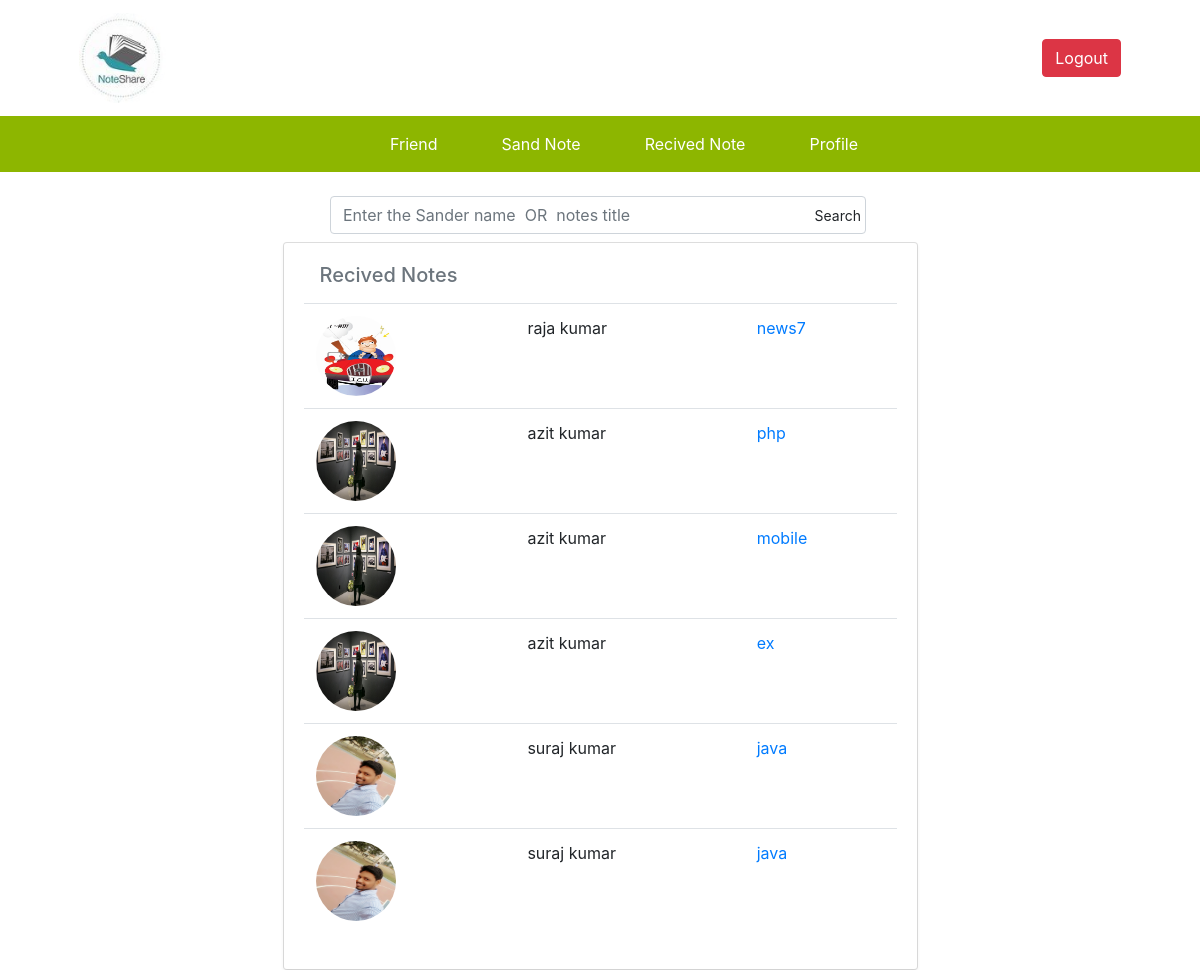
Screenshot of /allrecivednote (signed in) with the database file from the repository.
### notesapp/models.py (models this page shows, shortened)
class NoteShare(models.Model):
    note_id = models.AutoField(primary_key=True)
    sender_id = models.ForeignKey(UserDetail,on_delete=models.CASCADE, related_name='sender_id')
    reciver_id = models.ForeignKey(UserDetail,on_delete=models.CASCADE, related_name='reciver_id')
    title = models.CharField(max_length=200)
    note = models.FileField(upload_to='media/')

class UserDetail(models.Model):
    ud_id = models.AutoField(primary_key=True)
    user = models.ForeignKey(settings.AUTH_USER_MODEL , on_delete = models.CASCADE)
    name = models.CharField(max_length=200)
    contact = models.IntegerField()
    email  = models.EmailField()
    image = models.ImageField(upload_to='media/')
    city = models.CharField(max_length=200)
    address = models.CharField(max_length=200)

### notesapp/views.py (the view)
# urls.py: path("allrecivednote",AllReviedNotes.as_view(),name = 'allrecivenote'),
class AllReviedNotes(LoginRequiredMixin,View):
    def get(self,request):
        data  = NoteShare.objects.filter(reciver_id__user = request.user)
        return render(request,'users/all_recived_notes.html',{"recivednote":data})

### templates/users/all_recived_notes.html (shortened to what this page needs)
{% extends 'users/base.html' %}
{% block content %}
    <div class="container">
         <div class="row">
            <div class="col-lg-6 mx-auto mt-4 mb-2">
                 <form action="{% url 'searchrecived' %}" method="get" class="d-flex ml-auto">
                    <input type="text" placeholder="Enter the Sander name  OR  notes title" name="search" class="form-control">
                    <input type="submit" value="Search" class="btn btn-sm float-right" style="margin-left:-60px">
                 </form>
            </div>
         </div>
        <div class="row">
            <div class="col-lg-7 mx-auto">
                <div class="card">
                    <div class="card-body border-0 shadow-sm">
                    <h5 class="display-5 text-success text-muted mb-3 ml-3">Recived  Notes</h5>
                        <table class="table table-hover">
                            {% for foo in recivednote %}
                            <tr>
                                <td><img src="{{ foo.sender_id.image.url }}" alt="" style="height:80px; width:80px; border-radius: 50px;"></td>
                                <td>{{ foo.sender_id.name }}</td>
                                <td><a href="{{ foo.note.url }}" download>{{ foo.title }}</a></td>
                            </tr>
                            {% endfor %}
                        </table>
                    </div>
                </div>
            </div>
        </div>
    </div>
{% endblock %}

### rows the page displays
NoteShare: sender_id.image (picture), sender_id.name "raja kumar", title "news7"
NoteShare: sender_id.image (picture), sender_id.name "azit kumar", title "php"
NoteShare: sender_id.image (picture), sender_id.name "azit kumar", title "mobile"
NoteShare: sender_id.image (picture), sender_id.name "azit kumar", title "ex"
NoteShare: sender_id.image (picture), sender_id.name "suraj kumar", title "java"
NoteShare: sender_id.image (picture), sender_id.name "suraj kumar", title "java"
